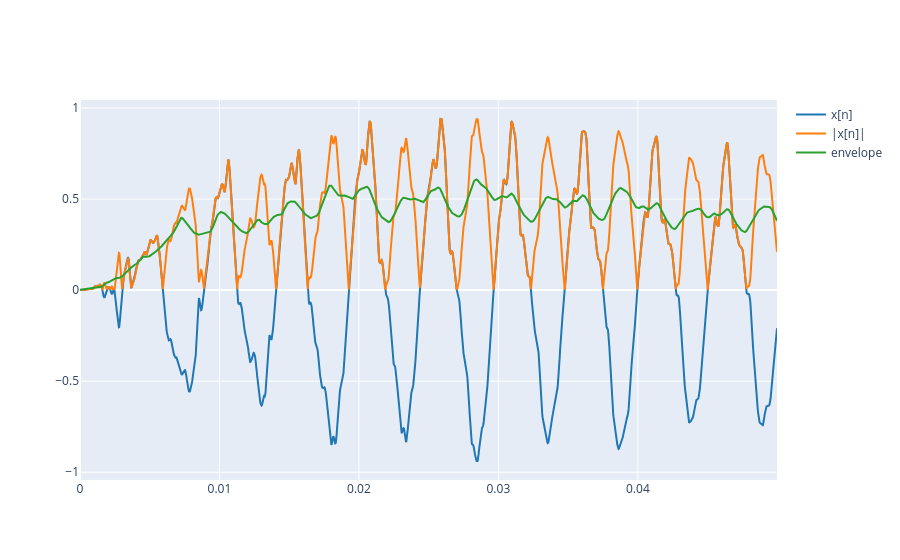

The cell this chart's notebook holds for it:
### Markdown cell above
2.4 Explain with your own words why this system achieves extracting the envelope. It might be useful to plot together the signals $x[n]$, $w[n]$ and $y[n]$.

### Code cell
# Plot x[n], |x[n]|, and envelope
N_test = 100
w = np.abs(x_ref)
y_env = envelope(x_ref, N_test)

# Plot short segment
plot_signals(
    [x_ref, w, y_env],
    sr=fs_ref,
    t_end=0.05,
    name=['x[n]', '|x[n]|', 'envelope'],
    mode='lines'
)

### Figure 1 — Plotly figure (JSON) as saved in the notebook; plotly's stock layout.template omitted (floating-point values rounded to 4 significant figures; data arrays with more than 128 entries replaced by an {"elided": "..."} marker saying what was removed)
{"data": [{"line": {"color": "#1f77b4", "shape": "linear"}, "mode": "lines", "name": "x[n]", "type": "scatter", "x": {"elided": "2205 float values"}, "y": {"elided": "2205 float values"}}, {"line": {"color": "#ff7f0e", "shape": "linear"}, "mode": "lines", "name": "|x[n]|", "type": "scatter", "x": {"elided": "2205 float values"}, "y": {"elided": "2205 float values"}}, {"line": {"color": "#2ca02c", "shape": "linear"}, "mode": "lines", "name": "envelope", "type": "scatter", "x": {"elided": "2205 float values"}, "y": {"elided": "2205 float values"}}], "layout": {}}
